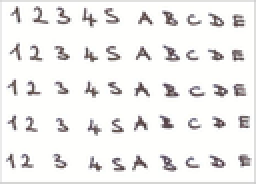
%> input picture test1.PNG, 128 x 92 px, shrunk from 649 x 465 before the run (shown 2 times larger)
$ octave recognition.m   (GNU Octave 9; MATLAB toolbox functions it lacks are replaced by stand-ins)
%> lines starting %> are read from the running program, lines starting %| are printed output that depends on the picture; in (x1, y1, x2, y2) boxes, pixels count from 0 and x2, y2 are one past the last pixel; in counts of white or black regions, pixels touching at a corner belong together; the program's own positions count from 1
### bpa.m
function [w1,w2,b1,b2] = bpa(input,no_of_input_nodes,no_of_samples,no_of_hidden_nodes,no_of_output_nodes,target)
% w1 = -1 + (1-(-1)*rand(no_of_input_nodes,no_of_hidden_nodes));
INIT_EPSILON = 0.5;
w1=rand(no_of_input_nodes,no_of_hidden_nodes)*(2 * INIT_EPSILON) - INIT_EPSILON;
% w2 = -1 + (1-(-1)*rand(no_of_hidden_nodes,no_of_output_nodes));
w2=rand(no_of_hidden_nodes,no_of_output_nodes)*(2 * INIT_EPSILON) - INIT_EPSILON;
b1 =  -1 + (1-(-1)*rand(1,no_of_hidden_nodes));
b2 =  -1 + (1-(-1)*rand(1,no_of_output_nodes));
a(no_of_input_nodes)=0;
a1(no_of_input_nodes)=0;
error(1:no_of_output_nodes)=1;
err=1;
weights = 0;
out_a(no_of_input_nodes)=0;
lazyness=0;
inputs=1;
p=0.5;
input(:,1);
while any (err>0.5)
   for abc=1:9999
   lazyness=lazyness+1;
    for m=1:no_of_samples
    for k=1:no_of_input_nodes
        x(k)=input(k,m);
    end
    for k=1:no_of_output_nodes
        d(k)=target(k,m);
    end
    %Feed-Forward Network
    for hidden_nodes = 1: no_of_hidden_nodes
        a(hidden_nodes)=0;
        for input_nodes=1:no_of_input_nodes
            a(hidden_nodes)=a(hidden_nodes)+ x(input_nodes)*w1(input_nodes,hidden_nodes);
        end
        a(hidden_nodes)=a(hidden_nodes)+b1(hidden_nodes);
        out_a(hidden_nodes) = sigmoid(a(hidden_nodes)*0.5);
    end

    for output_nodes = 1: no_of_output_nodes
        a1(output_nodes)=0;
        for hidden_nodes = 1: no_of_hidden_nodes
            a1(output_nodes) = a1(output_nodes) + out_a(hidden_nodes)* w2(hidden_nodes,output_nodes);
        end
       a1(output_nodes) = a1(output_nodes) + b2(output_nodes);
        out_a1(output_nodes) = sigmoid(a1(output_nodes)*0.5);
        %Error calculations
        error(output_nodes) = d(output_nodes)-out_a1(output_nodes);%%%%%%%%%
        err(output_nodes) = (error(output_nodes).*error(output_nodes))/2.0;
        err = sum(err)/output_nodes;
        error1(output_nodes) = error(output_nodes)* out_a1(output_nodes)*(1-out_a1(output_nodes));
    end
    %%FeedForward network complete

    %%BackPropagation Starts
    for output_nodes = 1: no_of_output_nodes
        for hidden_nodes = 1: no_of_hidden_nodes
            delta_w2(hidden_nodes,output_nodes) = p*error1(output_nodes)*out_a(hidden_nodes);
            w2(hidden_nodes,output_nodes) = w2(hidden_nodes,output_nodes)+ delta_w2(hidden_nodes,output_nodes);
        end
        delta_b(output_nodes) = p*error1(output_nodes)*b2(output_nodes);
        b2(output_nodes) = b2(output_nodes)+delta_b(output_nodes);
    end

    for hidden_nodes = 1: no_of_hidden_nodes
        weights=0;
        for output_nodes = 1:no_of_output_nodes
            weights = weights + w2(hidden_nodes,output_nodes)*error1(output_nodes);
        end
        error_a1(hidden_nodes) = (out_a(hidden_nodes) * (1 - out_a(hidden_nodes))) * weights;
    end


    for input_nodes = 1: no_of_input_nodes
        for hidden_nodes = 1: no_of_hidden_nodes
           delta_w1(input_nodes,hidden_nodes) = p*error_a1(hidden_nodes)*x(input_nodes);
           w1(input_nodes,hidden_nodes) = w1(input_nodes,hidden_nodes)+delta_w1(input_nodes,hidden_nodes);
        end
    end

    for hidden_nodes = 1:no_of_hidden_nodes
           delta_b1(hidden_nodes) = p*error_a1(hidden_nodes)*b1(hidden_nodes);
           b1(hidden_nodes) = b1(hidden_nodes)+delta_b1(hidden_nodes);
    end
    end
end
end
end

### recognition.m
%Image Preprocessing
I = imread('test1.png');
%> I is the input picture: size 92x128x3 uint8; mean R, G, B 239.2, 238.2, 237.2
final_image = 'test1.png';
%Convert to GrayScale
Igray =rgb2gray(I);
 imshow(I)
pause;
%Convert to bi  nary image
Ibw = im2bw(Igray,graythresh(Igray));
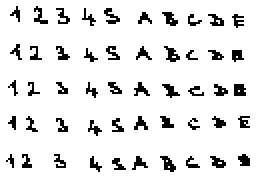
%> Ibw: size 92x128 logical (shown 2 times larger); 90.5% white; black in thin lines or dots, all inside (x1, y1, x2, y2) = (3, 3, 125, 86)
% imshow(Ibw);
% pause;
%Edge detection
Iedge = edge(uint8(Ibw));
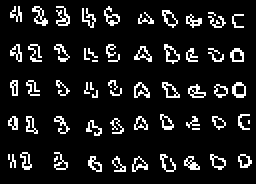
%> Iedge: size 92x128 logical (shown 2 times larger); 10.3% white in thin lines or dots, all inside (x1, y1, x2, y2) = (4, 3, 126, 86)
% imshow(Iedge);
% pause;
% Image Dilation
se = strel('square',2);
Iedge2 = imdilate(Iedge, se);
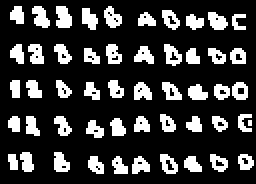
%> Iedge2: size 92x128 logical (shown 2 times larger); 21.9% white; 51 white regions (1 under 20 px), largest, box (x1, y1, x2, y2) and area: (28, 3, 36, 14) 72, (16, 3, 25, 14) 66, (104, 6, 114, 15) 63
% imshow(Iedge2);
% pause;
%Image Filling
Ifill= imfill(Iedge2,'holes');
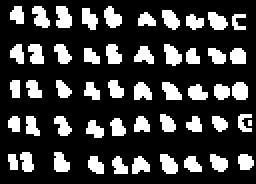
%> Ifill: size 92x128 logical (shown 2 times larger); 22.9% white; 51 white regions (1 under 20 px)
% imshow(Ifill);
% pause;
%Blob analysis
[Ilabel num] = bwlabel(Ifill);
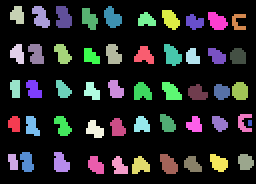
%> Ilabel: size 92x128 double (shown 2 times larger); 52 distinct labels, from 0 to 51; one colour per label, 0 black
%> num = 51
disp(num);
%| 51
Iprops = regionprops(Ilabel);
%> Iprops = 51 regions; largest, box (x1, y1, x2, y2), Area and Centroid: (28, 3, 36, 14) 72 [32.3 9.3], (82, 22, 91, 33) 68 [86.7 28.2], (16, 3, 25, 14) 66 [20.9 9.1], (52, 3, 61, 14) 66 [56.7 9.4], (80, 77, 89, 87) 66 [84.8 82.7]
Ibox = [Iprops.BoundingBox];
%> Ibox = 204 values, max 124.5 at index 201, min 2 at index 203, mean 30.21
Ibox = reshape(Ibox,[4 num]);
%> Ibox = 51 columns, first 8: [4.5 4.5 5.5 5.5 5.5 10.5 13.5 13.5; 58.5 77.5 3.5 22.5 40.5 76.5 40.5 58.5; 6 5 7 7 5 7 8 7; 8 8 9 10 9 10 9 10]
 imshow(I)

%Plot the Object Location
% hold on;
for cnt = 1:num
    rectangle('position',Ibox(:,cnt),'edgecolor','r');
end
%> this loop made 51 passes
% [12 lines of commented-out code are left out]
cnt=1;
data1=[];
row1=[];
row2=[];
row3=[];
row4=[];
row5=[];
p2=[];
for cnt1 = 1:num
    data=imcrop(Ifill,Ibox(:,cnt1));

    %Feature Extraction
    %Trimming Image
    data( ~any(data,2), : ) = [];  %rows
    data( :, ~any(data,1) ) = [];  %columns
    %resizing Image
    final_data = imresize(data,[5 7]);
    %data to be sent to neural network
    data1=[data1 reshape(final_data',35,1)];
    if(rem(cnt1,5)==1)
        row1=[row1 reshape(final_data',35,1)];
    end
    if(rem(cnt1,5)==2)
        row2=[row2 reshape(final_data',35,1)];
    end
    if(rem(cnt1,5)==3)
        row3=[row3 reshape(final_data',35,1)];
    end
    if(rem(cnt1,5)==4)
        row4=[row4 reshape(final_data',35,1)];
    end
    if(rem(cnt1,5)==0)
        row5=[row5 reshape(final_data',35,1)];
    end

end
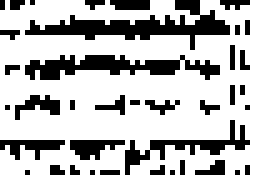
%> data1: size 35x51 double (shown 5 times larger); values 0 (black) and 1 (white), 71.4% white; black in thin lines or dots
%> after the loop, data = [true true; true true; true true]
out=[row1 row2 row3 row4 row5];
% [9 lines of commented-out code are left out]
P = out(:,1:40);
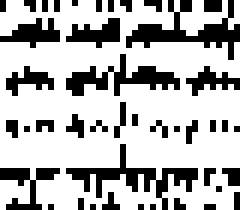
%> P: size 35x40 double (shown 6 times larger); values 0 (black) and 1 (white), 71.6% white; black in thin lines or dots
T = [eye(10) eye(10) eye(10) eye(10)];
Ptest = out(:,43);
%> Ptest = 35 values, max 1 at index 1, min 0 at index 6, mean 0.686
%BackPropagation Training
[w1,w2,b1,b2] = bpa(P,35,40,30,10,T);
%> (the run ends here)
